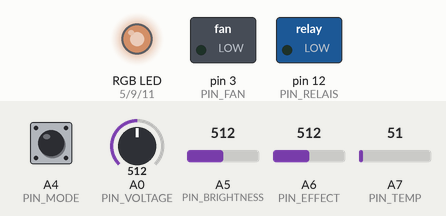
The sketch below on a simulated Arduino Nano, built with avr-gcc and run on an emulated ATmega328P. Shown: switched loads named in the sketch (green lamp = pin HIGH), an RGB LED mixed from three pins (HIGH = lit). Inputs (shaded band) come from the test bench; at power-on: A7 (PIN_TEMP) = 51, A5 (PIN_BRIGHTNESS) = 512, A6 (PIN_EFFECT) = 512, A4 (PIN_MODE) HIGH, A0 (PIN_VOLTAGE) = 512. Dim RGB values are drawn brighter than linear; random numbers use the default seed unless the sketch sets one; what the sketch prints to the serial monitor is not drawn.

Above: at 2.2 s.
2.3 s: A7 (PIN_TEMP) set to 74
5.3 s: A7 (PIN_TEMP) set to 85
At 7.8 s:
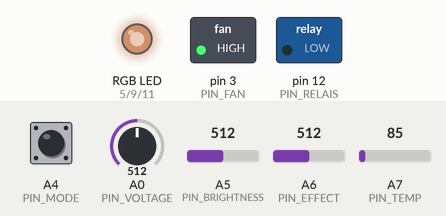
8.3 s: A5 (PIN_BRIGHTNESS) set to 716
At 9.8 s:
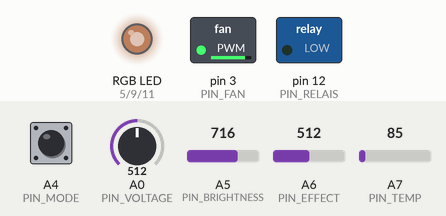
11.3 s: A6 (PIN_EFFECT) set to 992
At 11.8 s:
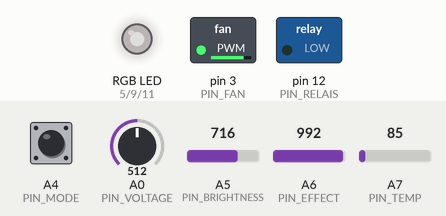
14.3 s: A4 (PIN_MODE) pulled LOW for 0.15 s
At 15.7 s:
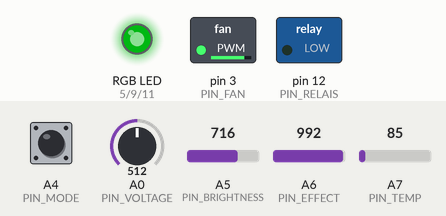
17.4 s: A5 (PIN_BRIGHTNESS) set to 992
At 18.8 s:
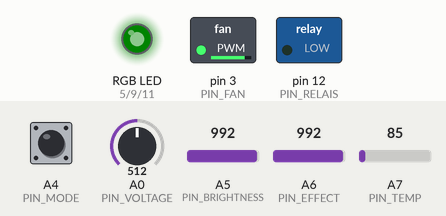
Timing chart, 0 to 21.4 s (numbered marks = the images above; inputs shaded):
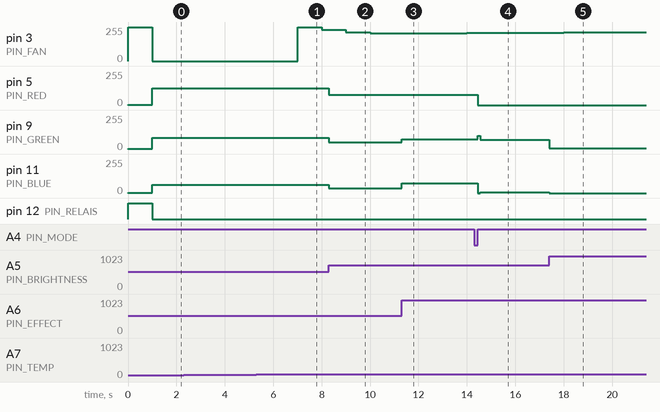

Measured:
- the behaviour switches between 79 and 80 on A7 (PIN_TEMP) (found by bisection; images 0 and 1)
- after the input at 2.3 s, every drawn part: stays the same
- after the input at 5.3 s, pin 3 (PIN_FAN): 0/255 → 255/255 after 1.7 s, → 235/255 1.0 s later
- after the input at 8.3 s, pin 5 (PIN_RED): 127/255 → 76/255 at once; pin 9 (PIN_GREEN): 86/255 → 51/255 at once; pin 11 (PIN_BLUE): 62/255 → 37/255 at once
- after the input at 11.3 s, pin 9 (PIN_GREEN): 51/255 → 73/255 at once; pin 11 (PIN_BLUE): 37/255 → 73/255 at once
- after the input at 14.3 s, pin 5 (PIN_RED): 76/255 → 0/255 after 0.15 s; pin 9 (PIN_GREEN): 73/255 → 100/255 after 0.15 s, → 69/255 0.10 s later; pin 11 (PIN_BLUE): 73/255 → 0/255 after 0.15 s, → 7/255 0.10 s later
- after the input at 17.4 s, pin 9 (PIN_GREEN): 69/255 → 7/255 at once; pin 11 (PIN_BLUE): 7/255 → 0/255 at once

The sketch:

Lichtbox_v3.ino
```cpp
#include <Wire.h>
#include "fan_controller.h"
#include "fan_safety.h"
#include "led_derate.h"

#define PIN_RED 5
#define PIN_BLUE 11
#define PIN_GREEN 9
#define PIN_FAN 3
#define PIN_BRIGHTNESS A5
#define PIN_EFFECT A6
#define PIN_MODE A4
#define PIN_VOLTAGE A0
#define PIN_RELAIS 12
#define PIN_TEMP A7

#define TEMP_SAMPLE_MS 20UL
#define TEMP_MEAN_MS 1000UL
#define AVERAGE_SAMPLES 10

#define LOW_VOLTAGE 570  //18.6V --> 3.1V/Cell
#define MAX_STATE 4
#define MAXWELL 255
#define CycleTime 900
#define STROBE_MIN_PERIOD_MS 40   // 25 Hz at pot 0
#define STROBE_MAX_PERIOD_MS 1000 // 1 Hz at pot 1023
#define STROBE_ON_MS 10

// Approximate 1350 K (pot 0) to 6500 K (pot 1023); tune to the LED strip
#define FLASHLIGHT_WARM_R 255
#define FLASHLIGHT_WARM_G 98
#define FLASHLIGHT_WARM_B 0
#define FLASHLIGHT_COOL_R 255
#define FLASHLIGHT_COOL_G 249
#define FLASHLIGHT_COOL_B 253

float temp = 30;
int ButtonState = 0;
unsigned long ButtonLastTime = 0;
int state = 0;
bool poweredOff = false;
int specialEffect = 0;
int tempRaw = 0;
int fanDuty = 0;
FanController fan;
bool tempValid = false;
FanMedian5 tempMedian;
LedDerate derate;
LedPowerMeter ledPower;
unsigned long previousMillisLED = 0;
unsigned long b_red = 0;
unsigned long b_green = 0;
unsigned long b_blue = 255;
unsigned long lastCycle = 0;

int AverageBrightness[AVERAGE_SAMPLES];
int Av_index = 0;

int diagLastR = 0;
int diagLastG = 0;
int diagLastB = 0;
int diagBrightness = 0;

void setup() {
  Serial.begin(1000000);
  Serial.println(F("Lichtbox_v3 boot: red=D5 green=D9 blue=D11 mode=A4 brightness=A5 effect=A6"));

  pinMode(PIN_RED, OUTPUT);
  pinMode(PIN_BLUE, OUTPUT);
  pinMode(PIN_GREEN, OUTPUT);
  pinMode(PIN_FAN, OUTPUT);
  pinMode(PIN_RELAIS, OUTPUT);

  pinMode(PIN_BRIGHTNESS, INPUT);
  pinMode(PIN_EFFECT, INPUT);
  pinMode(PIN_MODE, INPUT);
  pinMode(PIN_VOLTAGE, INPUT);
  pinMode(PIN_TEMP, INPUT);

  digitalWrite(PIN_RELAIS, HIGH);
  poweredOff = false;
  digitalWrite(PIN_TEMP, HIGH);
  digitalWrite(PIN_MODE, HIGH);
  fan.reset();
  tempValid = false;
  tempMedian.reset();
  derate.reset();
  ledPower.reset();
  analogWrite(PIN_FAN, 255);

  Serial.print(F("boot pins: mode="));
  Serial.print(digitalRead(PIN_MODE));
  Serial.print(F(" brightnessRaw="));
  Serial.print(analogRead(PIN_BRIGHTNESS));
  Serial.print(F(" effectRaw="));
  Serial.print(analogRead(PIN_EFFECT));
  Serial.print(F(" voltageRaw="));
  Serial.print(analogRead(PIN_VOLTAGE));
  Serial.print(F(" tempRaw="));
  Serial.println(analogRead(PIN_TEMP));
  Serial.println(F("boot: mode pin should read 1 released, 0 pressed"));

  analogWrite(PIN_RED, 2);
  analogWrite(PIN_BLUE, 2);
  analogWrite(PIN_GREEN, 2);
  delay(1000);
  analogWrite(PIN_RED, 0);
  analogWrite(PIN_GREEN, 0);
  analogWrite(PIN_BLUE, 0);
  analogWrite(PIN_FAN, 0);
  fanDuty = 0;

  Serial.println(F("setup complete, entering loop"));
}

void checkBatt() {
  if (analogRead(PIN_VOLTAGE) < LOW_VOLTAGE) {
    digitalWrite(PIN_RELAIS, LOW);
  }
}

// The relay feeds the box; if the Nano keeps running anyway (e.g. over USB) it stays dark until
// the next press of the mode button switches the relay back on.
void powerOff() {
  poweredOff = true;
  analogWrite(PIN_RED, 0);
  analogWrite(PIN_GREEN, 0);
  analogWrite(PIN_BLUE, 0);
  analogWrite(PIN_FAN, 0);
  fanDuty = 0;
  fan.reset();
  digitalWrite(PIN_RELAIS, LOW);
}

void powerOn() {
  poweredOff = false;
  digitalWrite(PIN_RELAIS, HIGH);
  Serial.println(F("press while off: power on (relay HIGH)"));
}

void checkTemp() {
  static bool sampledOnce = false;
  static bool sensorFault = false;
  static bool instFault = false;
  static float instC = 0;
  static unsigned long lastSampleMs = 0;
  static unsigned long windowStartMs = 0;
  static unsigned long rawSum = 0;
  static unsigned int rawCount = 0;
  unsigned long now = millis();
  if (!sampledOnce || now - lastSampleMs >= TEMP_SAMPLE_MS) {
    if (!sampledOnce) {
      windowStartMs = now;
    }
    sampledOnce = true;
    lastSampleMs = now;
    // The first conversion after switching channels reads wrong on this high-impedance sensor
    // line and the error depends on loop timing, so discard it.
    analogRead(PIN_TEMP);
    tempRaw = tempMedian.push(analogRead(PIN_TEMP));
    instC = fanRawToC(tempRaw);
    instFault = fanSensorFault(tempRaw);
    float c = instC;
    bool rawFault = instFault;
    sensorFault = rawFault || c >= FAN_TRIP_C;
    if (!rawFault) {
      rawSum += tempRaw;
      rawCount++;
      if (!tempValid) {
        temp = c;
        tempValid = true;
      }
    }
    if (now - windowStartMs >= TEMP_MEAN_MS) {
      windowStartMs = now;
      if (rawCount > 0) {
        temp = fanRawToC((float)rawSum / rawCount);
      }
      rawSum = 0;
      rawCount = 0;
    }
  }
  int duty = fan.update(temp, sensorFault, now);
  if (duty != fanDuty) {
    fanDuty = duty;
    analogWrite(PIN_FAN, fanDuty);
  }
  ledPower.tick(micros());
  derate.update(temp, instC, instFault || !tempValid, ledPower.average(), now);
}

void showLEDs() {
  diagBrightness = analogRead(PIN_BRIGHTNESS);
  unsigned long scale = 1023 - (unsigned long)diagBrightness;
  int r = scale * b_red / 1023;
  int g = scale * b_green / 1023;
  int b = scale * b_blue / 1023;
  ledPower.set((r + g + b) / 765.0f, micros());
  float s = derate.scale(ledPower.average());
  if (s < 1.0f) {
    r = r * s;
    g = g * s;
    b = b * s;
  }
  diagLastR = r;
  diagLastG = g;
  diagLastB = b;

  analogWrite(PIN_RED, r);
  analogWrite(PIN_GREEN, g);
  analogWrite(PIN_BLUE, b);
}

int checkButton() {  //0= no press, 1 = press, 2= long press
  int modeLevel = digitalRead(PIN_MODE);
  if ((ButtonState != 1) and (!modeLevel)) {
    ButtonState = 1;
    ButtonLastTime = millis();
  }
  if ((ButtonState == 1) and (modeLevel)) {
    unsigned long held = millis() - ButtonLastTime;
    ButtonState = 0;
    if (held > 1400) {
      ButtonLastTime = millis();
      return 2;
    } else {
      return 1;
    }
  }

  return 0;
}


void rainbowReset() {
  b_red = 0;
  b_green = 0;
  b_blue = MAXWELL;
}

void rainbow(int pot) {
  int interval = pot / 4;
  if (pot > 0 && interval == 0) {
    interval = 1;
  }
  if (millis() - previousMillisLED > interval) {
    previousMillisLED = millis();
    if (b_green <= 0) {
      if (b_red < 255) {
        b_red++;
        b_blue--;
      } else {
        b_green = 1;
        b_blue = 0;
      }
      showLEDs();
      return;
    }

    if (b_blue <= 0) {
      if (b_green < 255) {
        b_green++;
        b_red--;
      } else {
        b_blue = 1;
        b_red = 0;
      }
      showLEDs();
      return;
    }

    if (b_red <= 0) {
      if (b_blue < 255) {
        b_blue++;
        b_green--;
      } else {
        b_red = 1;
        b_green = 0;
      }
      showLEDs();
      return;
    }
  }
}

void SteadyColour() {
  int colour = analogRead(PIN_EFFECT);
  if (colour <= 341) {
    b_red = map(colour, 0, 342, 0, MAXWELL);
    b_green = map(colour, 0, 341, MAXWELL, 0);
    b_blue = 0;
  } else if (colour > 341 and colour <= 682) {
    b_red = map(colour, 342, 682, MAXWELL, 0);
    b_blue = map(colour, 342, 682, 0, MAXWELL);
    b_green = 0;
  } else {
    b_blue = map(colour, 683, 1023, MAXWELL, 0);
    b_green = map(colour, 683, 1023, 0, MAXWELL);
    b_red = 0;
  } /*
  Serial.print("red: ");
  Serial.print(b_red);
  Serial.print(",green: ");
  Serial.print(b_green);
  Serial.print(",blue: ");
  Serial.println(b_blue); */
  showLEDs();
  //adjustBrightness();
}

#define STROBO_STEPS 100

static float stroboRed = 0;
static float stroboGreen = 0;
static float stroboBlue = 0;
static int stroboStep = 0;
static unsigned long stroboNextUs = 0;

void randomStroboReset() {
  stroboStep = 0;
  stroboNextUs = micros();
}

void RandomStrobo() {
  if ((long)(micros() - stroboNextUs) < 0) {
    return;
  }
  if (stroboStep == 0) {
    stroboRed = 0;
    stroboGreen = 0;
    stroboBlue = 0;
    switch (random(0, 6)) {
      case (0):
        stroboRed = 255;
        break;
      case (1):
        stroboRed = 255;
        stroboBlue = 255;
        break;
      case (2):
        stroboBlue = 255;
        break;
      case (3):
        stroboBlue = 255;
        stroboGreen = 255;
        break;
      case (4):
        stroboGreen = 255;
        break;
      case (5):
        stroboGreen = 255;
        stroboRed = 255;
        break;
    }
  }
  stroboRed *= 0.95;
  stroboGreen *= 0.95;
  stroboBlue *= 0.95;
  b_red = stroboRed;
  b_green = stroboGreen;
  b_blue = stroboBlue;
  showLEDs();
  stroboStep = (stroboStep + 1) % STROBO_STEPS;
  stroboNextUs = micros() + (unsigned long)analogRead(PIN_EFFECT) * 10;
}

void WhiteStrobe() {
  unsigned long period = map(analogRead(PIN_EFFECT), 0, 1023, STROBE_MIN_PERIOD_MS, STROBE_MAX_PERIOD_MS);
  static unsigned long flashStart = 0;
  unsigned long now = millis();
  if (now - flashStart >= period) {
    flashStart = now;
  }
  unsigned long level = (now - flashStart) < STROBE_ON_MS ? MAXWELL : 0;
  b_red = level;
  b_green = level;
  b_blue = level;
  showLEDs();
}

void Flashlight() {
  int pot = analogRead(PIN_EFFECT);
  b_red = map(pot, 0, 1023, FLASHLIGHT_WARM_R, FLASHLIGHT_COOL_R);
  b_green = map(pot, 0, 1023, FLASHLIGHT_WARM_G, FLASHLIGHT_COOL_G);
  b_blue = map(pot, 0, 1023, FLASHLIGHT_WARM_B, FLASHLIGHT_COOL_B);
  showLEDs();
}

void IndicateButton(bool longpress) {
  int r = longpress ? 100 : 0;
  int g = longpress ? 0 : 100;
  int b = 0;
  analogWrite(PIN_RED, r);
  analogWrite(PIN_GREEN, g);
  analogWrite(PIN_BLUE, b);
  delay(100);
  analogWrite(PIN_RED, 0);
  analogWrite(PIN_GREEN, 0);
  analogWrite(PIN_BLUE, 0);
}

void loop() {
  if (poweredOff) {
    if (checkButton() != 0) {
      powerOn();
    }
    return;
  }
  checkTemp();
  checkBatt();
  int button = checkButton();
  if (button == 1) {
    IndicateButton(0);
    int oldState = state;
    if (state < MAX_STATE) {
      state++;
    } else {
      state = 0;
    }
    if (state == 2) {
      rainbowReset();
    }
    if (state == 1) {
      randomStroboReset();
    }
  }
  if (button == 2) {
    IndicateButton(1);
    powerOff();
    return;
  }
  if ((millis() - lastCycle) > CycleTime) {
    lastCycle = millis();
  }

  switch (state) {
    case 0:
      Flashlight();
      break;
    case 1:
      SteadyColour();
      break;
    case 2:
      rainbow(analogRead(PIN_EFFECT));
      break;
    case 3:
     RandomStrobo();
      break;
    case 4:
      WhiteStrobe();
      break;
    default:
      Flashlight();
      break;
  }
}
```

fan_controller.h
```cpp
#pragma once

#include "fan_config.h"

struct FanController {
  bool started;
  bool running;
  bool kicking;
  unsigned long lastMs;
  unsigned long kickStartMs;
  float integral;
  float dutyF;

  void reset() {
    started = false;
    running = false;
    kicking = false;
    lastMs = 0;
    kickStartMs = 0;
    integral = 0;
    dutyF = 0;
  }

  int duty() const { return (int)(dutyF + 0.5f); }

  int update(float tempC, bool sensorFault, unsigned long nowMs) {
    if (sensorFault || tempC >= FAN_TRIP_C) {
      running = true;
      kicking = false;
      integral = 0;
      dutyF = 255;
      return 255;
    }
    if (started && nowMs - lastMs < FAN_UPDATE_MS) return duty();
    started = true;
    lastMs = nowMs;

    if (!running) {
      if (tempC > FAN_SETPOINT_C + FAN_ON_MARGIN_C) {
        running = true;
        kicking = true;
        kickStartMs = nowMs;
        integral = 0;
        dutyF = FAN_KICK_DUTY;
      } else {
        dutyF = 0;
      }
      return duty();
    }

    if (tempC < FAN_SETPOINT_C - FAN_OFF_MARGIN_C) {
      running = false;
      kicking = false;
      integral = 0;
      dutyF = 0;
      return 0;
    }

    if (kicking) {
      if (nowMs - kickStartMs < FAN_KICK_MS) {
        dutyF = FAN_KICK_DUTY;
        return duty();
      }
      kicking = false;
    }

    const float dt = FAN_UPDATE_MS / 1000.0f;
    const float e = tempC - FAN_SETPOINT_C;
    integral += FAN_KI * e * dt;
    if (integral < 0) integral = 0;
    if (integral > 255 - FAN_RUN_DUTY) integral = 255 - FAN_RUN_DUTY;

    float target = FAN_RUN_DUTY + FAN_KP * e + integral;
    if (target < FAN_RUN_DUTY) target = FAN_RUN_DUTY;
    if (target > 255) target = 255;

    const float maxStep = FAN_SLEW_PER_S * dt;
    if (target > dutyF + maxStep) target = dutyF + maxStep;
    if (target < dutyF - maxStep) target = dutyF - maxStep;
    dutyF = target;
    return duty();
  }
};
```

fan_safety.h
```cpp
#pragma once

#include "fan_config.h"

inline bool fanSensorFault(int raw) {
  return raw < 3 || raw > 1020;
}

inline float fanRawToC(int raw) {
  return raw * (500.0f / 1023.0f);
}

inline float fanRawToC(float raw) {
  return raw * (500.0f / 1023.0f);
}

struct FanMedian5 {
  int v[5];
  int count;
  int next;

  void reset() {
    count = 0;
    next = 0;
  }

  int median() const {
    int s[5];
    for (int i = 0; i < count; i++) {
      int x = v[i];
      int j = i;
      while (j > 0 && s[j - 1] > x) {
        s[j] = s[j - 1];
        j--;
      }
      s[j] = x;
    }
    return s[count / 2];
  }

  int push(int x) {
    v[next] = x;
    next = (next + 1) % 5;
    if (count < 5) count++;
    return median();
  }
};
```

led_derate.h
```cpp
#pragma once

#include "fan_config.h"

// LED power is normalised so that full white (R+G+B = 3 * 255) is 1.0; heat is assumed equal per
// PWM count on each channel. Values below are fitted to the 2026-11-07 fixture run with the fan at
// 255: about 29 C per unit of power, time constant about 122 s, effective deadtime about 10 s.
#ifndef DERATE_TARGET_C
#define DERATE_TARGET_C 60.0f
#endif
#ifndef DERATE_RELEASE_C
#define DERATE_RELEASE_C 60.0f  // a trip at FAN_TRIP_C cuts the LEDs until the mean is below this
#endif
#ifndef DERATE_FAULT_CAP
#define DERATE_FAULT_CAP 0.5f  // about 15 C above room at fan 255
#endif
// SIMC tuning, closed-loop time constant 30 s: Kp = tau / (K * (tauC + theta)), Ti = tau.
#ifndef DERATE_KP
#define DERATE_KP 0.106f  // power per C
#endif
#ifndef DERATE_KI
#define DERATE_KI 0.00087f  // power per C per s
#endif
#ifndef DERATE_UPDATE_MS
#define DERATE_UPDATE_MS 1000UL
#endif
#ifndef LED_POWER_WINDOW_US
#define LED_POWER_WINDOW_US 1000000UL
#endif
#ifndef LED_POWER_TAU_US
#define LED_POWER_TAU_US 5000000UL
#endif

// Time-weighted average of the requested LED power, so strobe modes count with their duty cycle.
struct LedPowerMeter {
  float level;
  float energy;  // power * microseconds in the current window
  float avg;
  unsigned long lastUs;
  unsigned long windowStartUs;
  bool started;

  void reset() {
    level = 0;
    energy = 0;
    avg = 0;
    started = false;
  }

  void accumulate(unsigned long nowUs) {
    if (!started) {
      started = true;
      lastUs = nowUs;
      windowStartUs = nowUs;
      return;
    }
    energy += level * (float)(nowUs - lastUs);
    lastUs = nowUs;
  }

  void set(float p, unsigned long nowUs) {
    accumulate(nowUs);
    level = p;
  }

  void tick(unsigned long nowUs) {
    accumulate(nowUs);
    unsigned long span = nowUs - windowStartUs;
    if (span >= LED_POWER_WINDOW_US) {
      float window = energy / (float)span;
      avg += (window - avg) * (float)span / (float)(LED_POWER_TAU_US + span);
      energy = 0;
      windowStartUs = nowUs;
    }
  }

  float average() const { return avg; }
};

// Caps the average LED power to hold the heatsink at DERATE_TARGET_C. While the cap does not
// limit ("open") the controller tracks the current demand, so it starts acting from the demand
// the moment the box is too hot and never has to sink through a range where it has no effect.
struct LedDerate {
  float cap;   // allowed average power; 1.0 when open
  float u;     // controller output while closed
  float ePrev;
  bool open;
  bool tripped;
  bool resync;
  bool started;
  unsigned long lastMs;

  void reset() {
    cap = 1.0f;
    u = 1.0f;
    ePrev = 0;
    open = true;
    tripped = false;
    resync = true;
    started = false;
    lastMs = 0;
  }

  float scale(float demand) const { return demand > cap ? cap / demand : 1.0f; }

  float update(float meanC, float instC, bool sensorFault, float demand, unsigned long nowMs) {
    if (!sensorFault && instC >= FAN_TRIP_C) {
      tripped = true;
    }
    if (sensorFault) {
      cap = tripped ? 0.0f : DERATE_FAULT_CAP;
      resync = true;
      return cap;
    }
    if (tripped) {
      if (meanC >= DERATE_RELEASE_C) {
        cap = 0.0f;
        resync = true;
        return cap;
      }
      tripped = false;
    }
    if (started && !resync && nowMs - lastMs < DERATE_UPDATE_MS) {
      return cap;
    }
    started = true;
    lastMs = nowMs;

    const float e = DERATE_TARGET_C - meanC;
    if (resync) {
      resync = false;
      ePrev = e;
      u = cap;
      open = false;
    }
    if (open) {
      if (e >= 0) {
        ePrev = e;
        u = demand;
        return cap;
      }
      open = false;
      u = demand;
    }
    u += DERATE_KP * (e - ePrev) + DERATE_KI * e * (DERATE_UPDATE_MS / 1000.0f);
    ePrev = e;
    if (u < 0) {
      u = 0;
    }
    if (u >= demand || u >= 1.0f) {
      open = true;
      u = demand;
      cap = 1.0f;
    } else {
      cap = u;
    }
    return cap;
  }
};
```

fan_config.h
```cpp
#pragma once

// Fitted to the fan characterisation run of 2026-11-07 (full white, room 18.75 C):
//   LED heating 0.236 C/s at full white; loss (T - room) * g with g = 0.0003 + ~3.3e-5 * duty per s
//   (duty 20 has almost no effect); about 6 s deadtime, effective deadtime ~10 s incl. ramp-in.
//   Full white at fan 255 settles about 30 C above room.
#ifndef FAN_SETPOINT_C
#define FAN_SETPOINT_C 38.0f
#endif
#ifndef FAN_ON_MARGIN_C
#define FAN_ON_MARGIN_C 1.0f
#endif
#ifndef FAN_OFF_MARGIN_C
#define FAN_OFF_MARGIN_C 2.0f
#endif
#ifndef FAN_RUN_DUTY
#define FAN_RUN_DUTY 70  // lowest duty with a measurable effect
#endif
#ifndef FAN_KICK_DUTY
#define FAN_KICK_DUTY 255
#endif
#ifndef FAN_KICK_MS
#define FAN_KICK_MS 1000UL
#endif
// SIMC tuning for an integrating process: k' = 6.6e-4 C/s per duty at 20 C above room,
// effective deadtime 10 s, closed-loop time constant 30 s.
#ifndef FAN_KP
#define FAN_KP 38.0f   // duty per C
#endif
#ifndef FAN_KI
#define FAN_KI 0.24f   // duty per C per s
#endif
#ifndef FAN_SLEW_PER_S
#define FAN_SLEW_PER_S 20.0f
#endif
#ifndef FAN_UPDATE_MS
#define FAN_UPDATE_MS 1000UL
#endif
#ifndef FAN_TRIP_C
#define FAN_TRIP_C 65.0f
#endif
```
